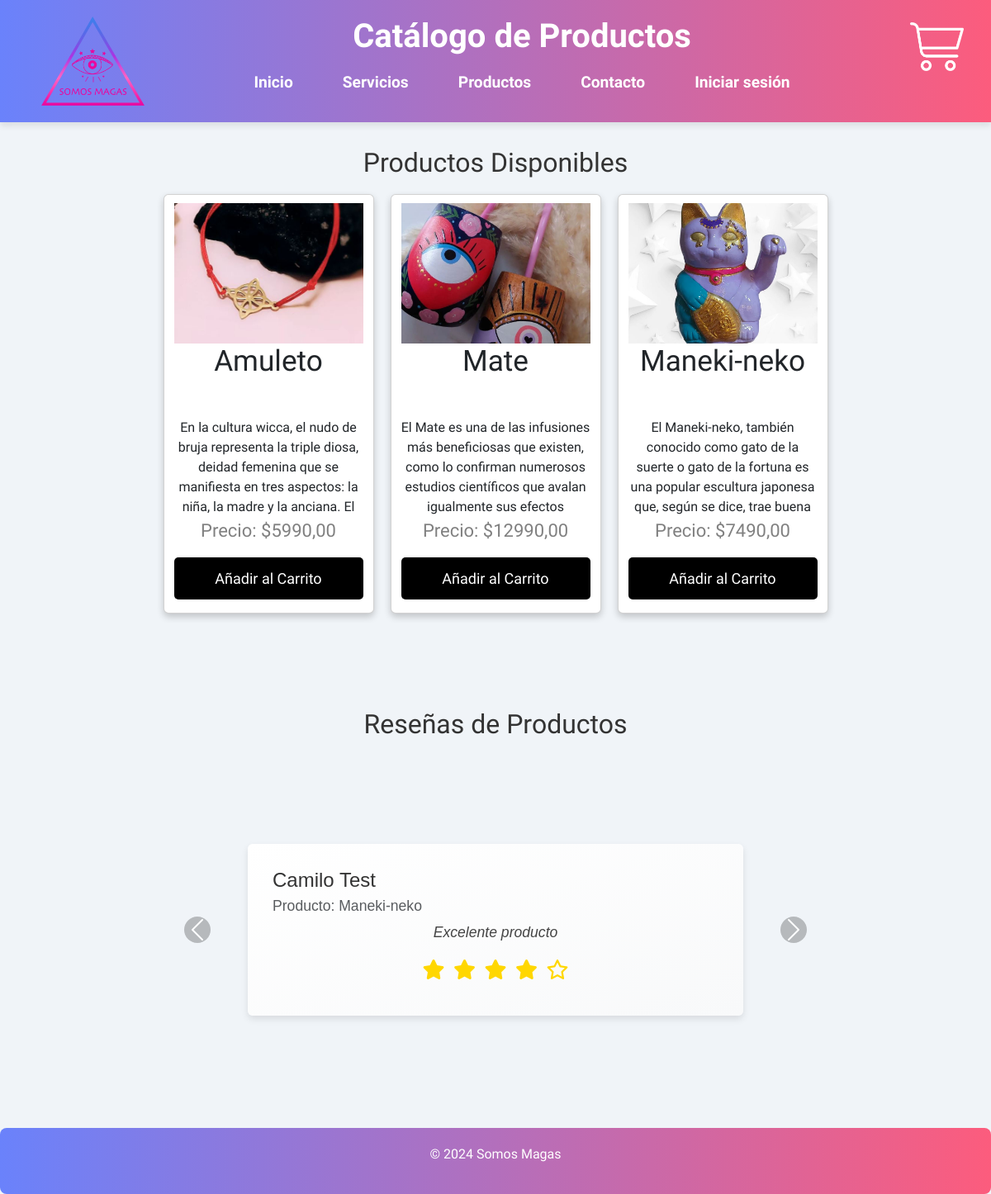
/productos/, run on the app's committed database.
### App/models.py (models this page shows, shortened)
class Producto(models.Model):
    nombre = models.CharField(max_length=100)
    precio = models.DecimalField(max_digits=10, decimal_places=2)
    descripcion = models.TextField()  # Campo para la descripción
    imagen = models.ImageField(upload_to='imagenes/')  # Campo para la imagen

class Reseña(models.Model):
    nombre_persona = models.CharField(max_length=100)
    estrellas = models.PositiveIntegerField(choices=[(i, i) for i in range(1, 6)])
    producto = models.ForeignKey(Producto, on_delete=models.CASCADE)
    comentario = models.TextField()

### App/views.py (the view)
# urls.py: path('productos/', views.productos, name='productos'),  # Página de productos
def productos(request):
    lista_productos = Producto.objects.all()  # Asegúrate de que tu modelo Producto está definido correctamente
    mensaje = None if lista_productos else "No hay productos disponibles en este momento."
    if not 'carro' in request.session:
        request.session['carro'] = []
    carro_actual = request.session.get('carro', [])
    total_carro = sum(item['precio'] * item['cantidad'] for item in carro_actual)
    reseñas = Reseña.objects.all()
    return render(request, 'productos.html', {
        'productos': lista_productos,
        'mensaje': mensaje,
        'carro': carro_actual,
        'total_carro': total_carro,
        'reseñas': reseñas
    })

### App/templates/productos.html (shortened to what this page needs)
<!DOCTYPE html>
<html lang="es">
<head>
    <link href="https://cdn.jsdelivr.net/npm/bootstrap@5.3.3/dist/css/bootstrap.min.css" rel="stylesheet">
    <link rel="stylesheet" href="https://cdnjs.cloudflare.com/ajax/libs/font-awesome/6.0.0/css/all.min.css">
    {% load static %}
    <link rel="stylesheet" href="{% static 'css/styles.css' %}">
</head>
<body>
  <header class="sticky-top">
        <div style="float: left; margin-left: 50px;">
            <img src="../static/img/logo1.png" alt="logo" style="max-width: 125px;">
        </div>
      <div class="cart" style="float: right;">
        <button class="cart btn" onClick="openNav()" style="object-position: top;">
          <img src="../static/img/product/cart.png" alt="logo2" style="max-width: 65px; margin-right: 20px;">
        </button>
      </div>
      <h1 style="margin-left: 95px"><strong>Catálogo de Productos</strong></h1>
      <nav style="margin-left: 95px; margin-right: auto; text-align: center;">
        <a href="{% url 'index' %}">Inicio</a>
        <a href="{% url 'servicios' %}">Servicios</a>
        <a href="{% url 'productos' %}">Productos</a>
        <a href="{% url 'contacto' %}">Contacto</a>
        <a href="{% url 'login' %}">Iniciar sesión</a>
      </nav>
    </header>
    <main>
    <section id="productos-lista">
      <h2 style="text-align: center;">Productos Disponibles</h2>
        <div class="row">
            {% for producto in productos %}
                <div class="card col-sm-12 col-md-6 col-lg-4 col-xl-4 d-flex" style="max-width: 255px;">
                    <img src="{{ producto.imagen.url }}" alt="{{ producto.nombre }}" style="width: 100%; height: 170px; object-fit: cover; margin-top: 10px;" loading="lazy">
                    <h1 class="product-title">{{ producto.nombre }}</h1>
                    <div style="height: 120px; overflow-y: auto;">
                        <p class="product-descripcion" style="height: auto; overflow: hidden; text-overflow: ellipsis;">{{ producto.descripcion }}</p>
                    </div>
                    <p class="price">Precio: ${{ producto.precio }}</p>
                    <p><button class="add-to-cart" data-id="{{ producto.id }}">Añadir al Carrito</button></p>
                </div>
            {% empty %}
                <li>No hay productos disponibles.</li>
            {% endfor %}
        </div>
  </section>
  <section id="reseñas" style="margin-top: 85px;">
    <h2 style="text-align: center; margin-bottom: 30px;">Reseñas de Productos</h2>
    <div id="reseñasCarousel" class="carousel slide" data-bs-ride="carousel" style="max-height: 200px;">
        <div class="carousel-inner">
            {% for reseña in reseñas %}
                <div class="carousel-item {% if forloop.first %}active{% endif %}">
                    <div class="card" style="max-width: 600px; margin: auto;">
                        <div class="card-body">
                            <h5 class="card-title" style="text-align: left;">{{ reseña.nombre_persona }}</h5>
                            <h6 class="card-subtitle mb-2 text-muted" style="text-align: left;">Producto: {{ reseña.producto.nombre }}</h6>
                            <p class="card-text" style="text-align: center;"><em>{{ reseña.comentario }}</em></p>
                            <div class="stars" style="text-align: center;">
                                {% for i in "12345"|make_list %}
                                    {% if forloop.counter <= reseña.estrellas %}
                                        <i class="fas fa-star" style="color: #ffd700;"></i>
                                    {% else %}
                                        <i class="far fa-star" style="color: #ffd700;"></i>
                                    {% endif %}
                                {% endfor %}
                            </div>
                        </div>
                    </div>
                </div>
            {% endfor %}
        </div>
        <button class="carousel-control-prev" type="button" data-bs-target="#reseñasCarousel" data-bs-slide="prev">
            <span class="carousel-control-prev-icon" aria-hidden="true"></span>
        </button>
        <button class="carousel-control-next" type="button" data-bs-target="#reseñasCarousel" data-bs-slide="next">
            <span class="carousel-control-next-icon" aria-hidden="true"></span>
        </button>
    </div>
</section>
    </main>
    <footer class="bottom">
      <p>&copy; 2024 Somos Magas</p>
  </footer>
  </body>
</html>

### App/static/css/styles.css (style rules this page uses)
body { font-family: 'Delius Swash Caps', 'Pacifico', sans-serif; margin: 0; padding: 0; background-color: #f0f4f8; color: #333; display: flex; justify-content: center; align-items: center; min-height: 100vh; flex-direction: column; }
header { width: 100vw; background: linear-gradient(90deg, #6a82fb, #fc5c7d); padding: 20px 0; color: white; text-align: center; margin: 0; margin-bottom: 30px; box-shadow: 0 4px 8px rgba(0, 0, 0, 0.1); }
nav { display: flex; justify-content: center; align-items: center; }
nav a { margin: 0 15px; text-decoration: none; color: white; transition: color 0.3s, transform 0.3s; font-weight: bold; font-size: 1.2em; padding: 10px 15px; }
.carousel { width: 100%; max-width: 1200px; height: 500px; overflow: hidden; position: relative; margin: 0 auto; }
.carousel-inner { border-radius: 15px; overflow: hidden; }
.carousel-control-prev-icon, .carousel-control-next-icon { background-color: rgba(0, 0, 0, 0.5); border-radius: 50%; padding: 10px; }
footer { text-align: center; padding: 20px; background: linear-gradient(90deg, #6a82fb, #fc5c7d); color: white; position: relative; width: 100%; margin-top: 20px; border-radius: 8px; }
button { background-color: #6a82fb; color: white; border: none; padding: 10px 15px; cursor: pointer; border-radius: 5px; transition: background-color 0.3s, color 0.3s; }
#reseñas { margin-top: 50px; padding: 20px; }
#reseñasCarousel { min-height: 400px; }
#reseñasCarousel .carousel-inner { min-height: 100%; }
#reseñasCarousel .carousel-item { min-height: 400px; display: flex; align-items: center; justify-content: center; padding: 20px 0; }
#reseñasCarousel .card { max-width: 600px; width: 100%; margin: auto; border: none; box-shadow: 0 4px 8px rgba(0, 0, 0, 0.1); background: linear-gradient(to bottom right, #ffffff, #f8f9fa); }
#reseñasCarousel .card-body { padding: 30px; }
#reseñasCarousel .card-title { font-size: 1.5rem; color: #333; margin-bottom: 10px; }
#reseñasCarousel .card-subtitle { font-size: 1.1rem; color: #666; margin-bottom: 15px; }
#reseñasCarousel .card-text { font-size: 1.1rem; color: #444; line-height: 1.5; margin-bottom: 20px; }
#reseñasCarousel .stars { margin-top: 15px; }
#reseñasCarousel .stars i { font-size: 24px; margin: 0 3px; }
.carousel-control-prev, .carousel-control-next { width: 5%; opacity: 0.8; }
.carousel-control-prev-icon, .carousel-control-next-icon { background-color: rgba(0, 0, 0, 0.3); border-radius: 50%; padding: 15px; }
.product-title { font-size: 2.2rem; height: 5rem; overflow: hidden; text-overflow: ellipsis; white-space: normal; margin-bottom: 10px; display: -webkit-box; -webkit-line-clamp: 2; -webkit-box-orient: vertical; font-family: 'Delius Swash Caps', 'Pacifico', sans-serif; }
.product-descripcion { font-family: 'Delius Swash Caps', 'Pacifico', sans-serif; }
.price { font-family: 'Delius Swash Caps', 'Pacifico', sans-serif; }
.add-to-cart { font-family: 'Delius Swash Caps', 'Pacifico', sans-serif; }
.card { box-shadow: 0 4px 8px 0 rgba(0, 0, 0, 0.2); margin: 10px; text-align: center; font-family: arial; max-width: 300px; }
.price { color: grey; font-size: 22px; }
.card img { width: 100%; height: 100%; margin: auto; display: block; }
.card button { border: none; outline: 0; padding: 12px; color: white; background-color: #000; text-align: center; cursor: pointer; width: 100%; font-size: 18px; }
.stars { margin: 10px 0; }
.stars i { font-size: 20px; margin: 0 2px; }

### data on the page
Producto: imagen (picture), nombre "Amuleto", descripcion "En la cultura wicca, el nudo de bruja representa la triple diosa, deidad femenina que se manifiesta en tres aspectos: la niña, la madre y la anciana. El…", precio "5990,00"
Producto: imagen (picture), nombre "Mate", descripcion "El Mate es una de las infusiones más beneficiosas que existen, como lo confirman numerosos estudios científicos que avalan igualmente sus efectos…", precio "12990,00"
Producto: imagen (picture), nombre "Maneki-neko", descripcion "El Maneki-neko, también conocido como gato de la suerte o gato de la fortuna es una popular escultura japonesa que, según se dice, trae buena…", precio "7490,00"
Reseña: nombre_persona "Camilo Test", producto.nombre "Maneki-neko", comentario "Excelente producto", estrellas 4 (drawn)
